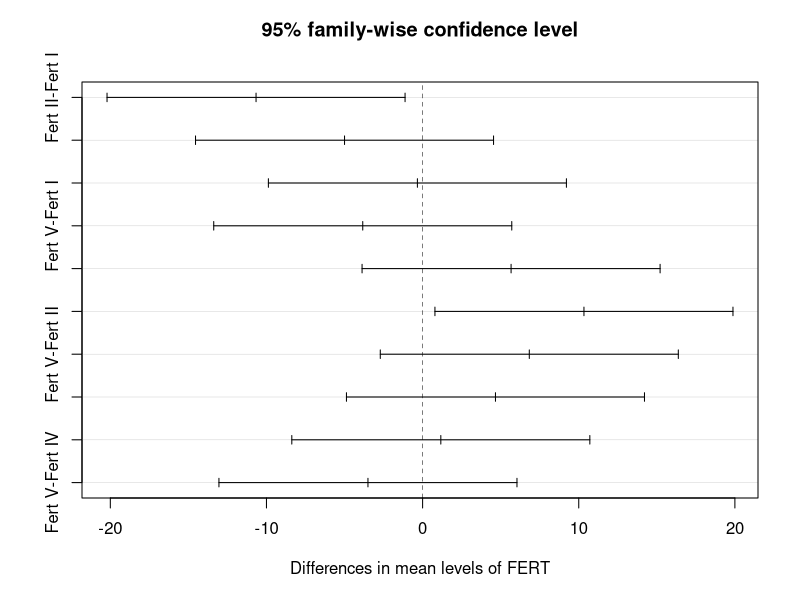
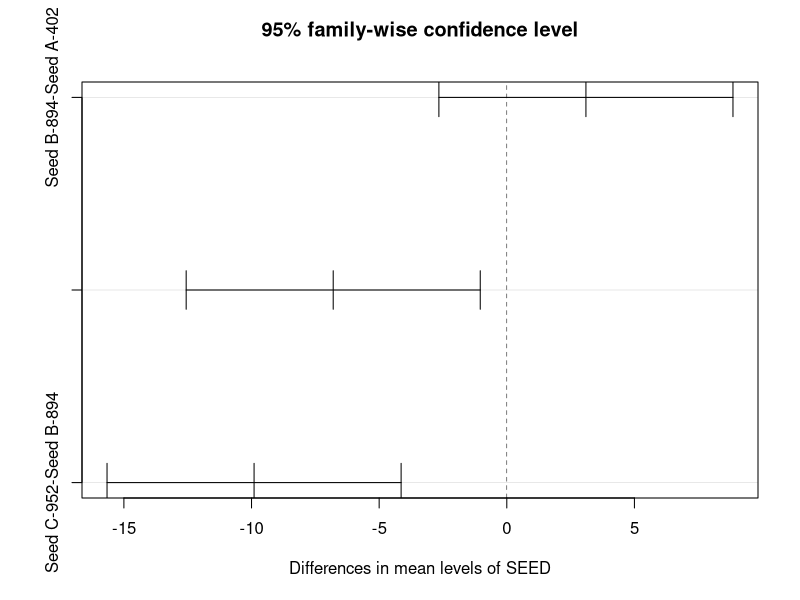
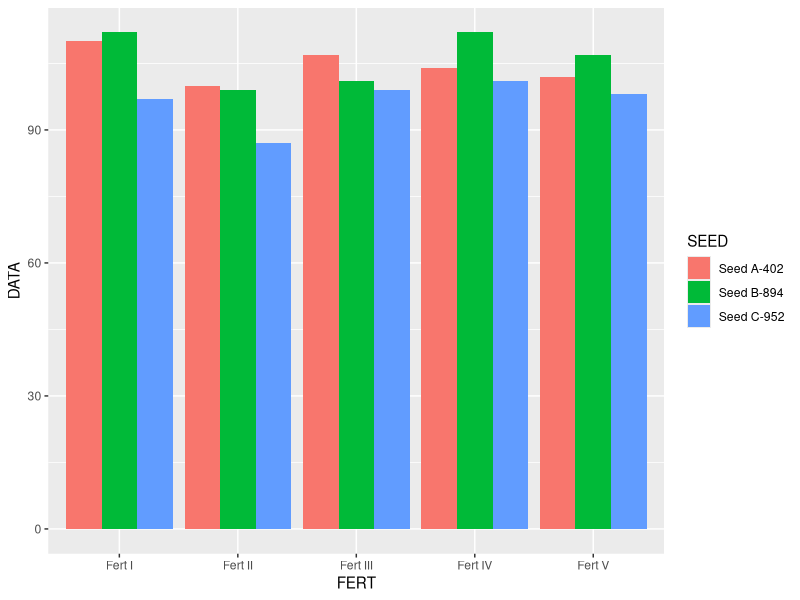
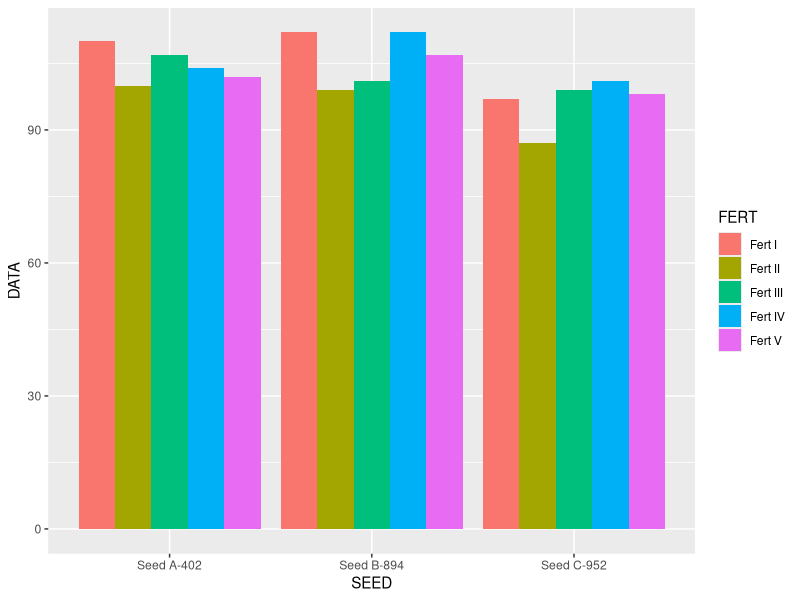
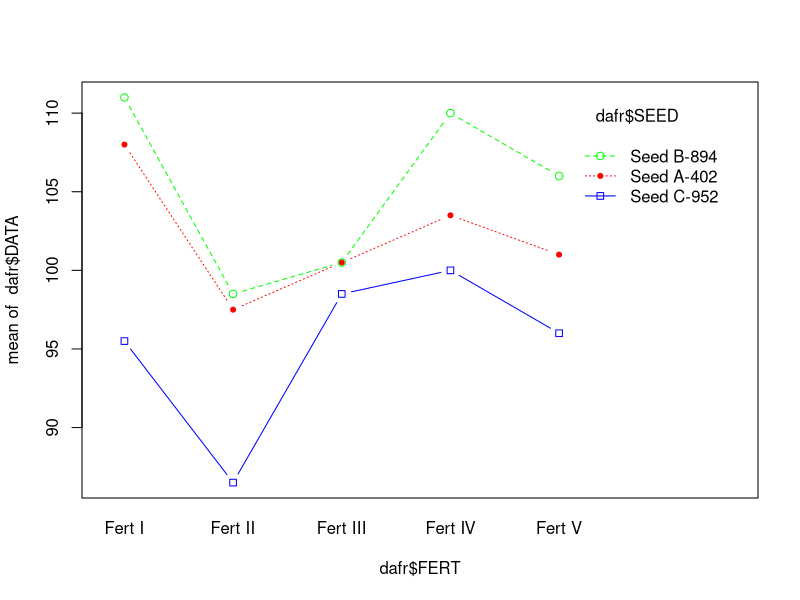
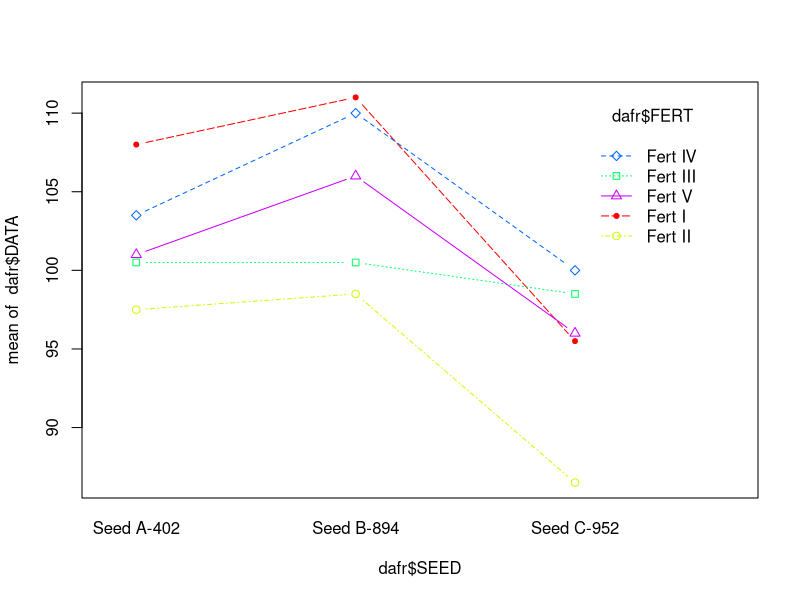
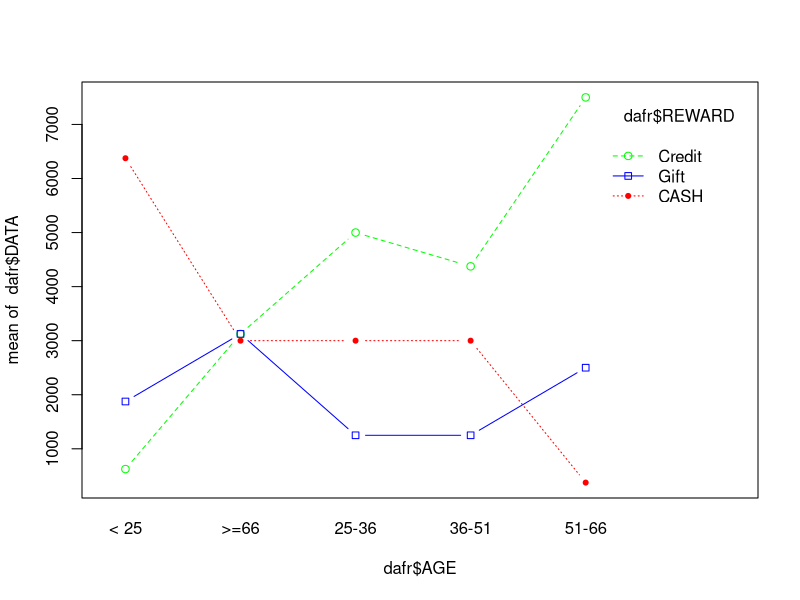
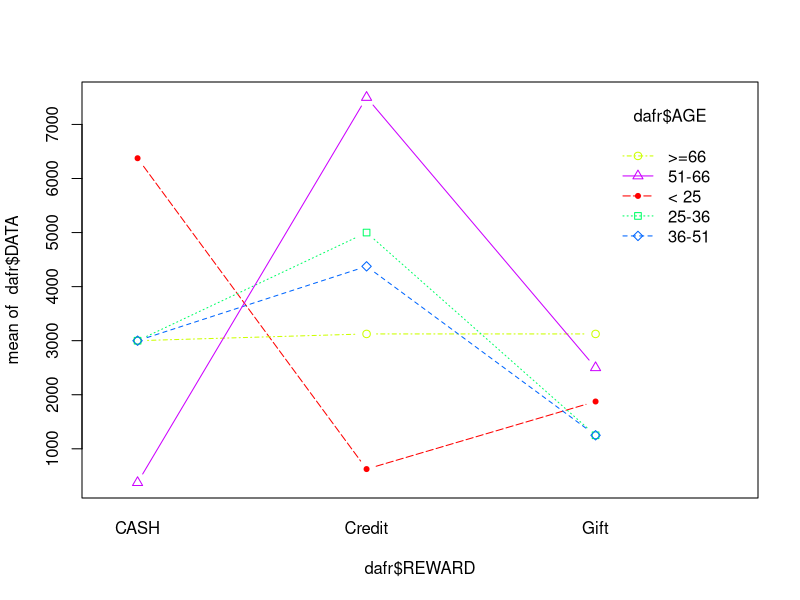

The R source for these figures, in order:


dafr1=data.frame(DATA=c(106,110),SEED=rep("Seed A-402",2),FERT=rep("Fert I",2));
dafr2=data.frame(DATA=c(95,100),SEED=rep("Seed A-402",2),FERT=rep("Fert II",2));
dafr3=data.frame(DATA=c(94,107),SEED=rep("Seed A-402",2),FERT=rep("Fert III",2));
dafr4=data.frame(DATA=c(103,104),SEED=rep("Seed A-402",2),FERT=rep("Fert IV",2));
dafr5=data.frame(DATA=c(100,102),SEED=rep("Seed A-402",2),FERT=rep("Fert V",2));

dafr6=data.frame(DATA=c(110,112),SEED=rep("Seed B-894",2),FERT=rep("Fert I",2));
dafr7=data.frame(DATA=c(98,99),SEED=rep("Seed B-894",2),FERT=rep("Fert II",2));
dafr8=data.frame(DATA=c(100,101),SEED=rep("Seed B-894",2),FERT=rep("Fert III",2));
dafr9=data.frame(DATA=c(108,112),SEED=rep("Seed B-894",2),FERT=rep("Fert IV",2));
dafr10=data.frame(DATA=c(105,107),SEED=rep("Seed B-894",2),FERT=rep("Fert V",2));

dafr11=data.frame(DATA=c(94,97),SEED=rep("Seed C-952",2),FERT=rep("Fert I",2));
dafr12=data.frame(DATA=c(86,87),SEED=rep("Seed C-952",2),FERT=rep("Fert II",2));
dafr13=data.frame(DATA=c(98,99),SEED=rep("Seed C-952",2),FERT=rep("Fert III",2));
dafr14=data.frame(DATA=c(99,101),SEED=rep("Seed C-952",2),FERT=rep("Fert IV",2));
dafr15=data.frame(DATA=c(94,98),SEED=rep("Seed C-952",2),FERT=rep("Fert V",2));


dafr=rbind(dafr1,dafr2,dafr3,dafr4,dafr5,dafr6,dafr7,dafr8,dafr9,dafr10,dafr11,dafr12,dafr13,dafr14,dafr15)
dafr

model=aov(DATA~SEED*FERT,data=dafr)
summary(model)

my.anova=aov(DATA~FERT,data=dafr)
TukeyHSD(my.anova,conf.level = 0.95)
plot(TukeyHSD(my.anova,conf.level = 0.95))

my.anova=aov(DATA~SEED,data=dafr)
TukeyHSD(my.anova,conf.level = 0.95)
plot(TukeyHSD(my.anova,conf.level = 0.95))

library(ggplot2)
ggplot(dafr, aes(fill=SEED, y=DATA, x=FERT))+geom_bar(position="dodge", stat="identity")
ggplot(dafr, aes(fill=FERT, y=DATA, x=SEED))+geom_bar(position="dodge", stat="identity")

xtabs(dafr)
xtabs(dafr)/2


interaction.plot(x.factor = dafr$FERT,trace.factor = dafr$SEED,response = dafr$DATA,type = "b",pch=20:25,col=rainbow(3));

interaction.plot(x.factor = dafr$SEED,trace.factor = dafr$FERT,response = dafr$DATA,type = "b",pch=20:25,col=rainbow(5));




########

dafr1=data.frame(DATA=c(9000,6000,7500,3000),AGE=rep("< 25",4),REWARD=rep("CASH",4));
dafr2=data.frame(DATA=c(0,2500,2500,2500),AGE=rep("< 25",4),REWARD=rep("Gift",4));
dafr3=data.frame(DATA=c(0,0,0,2500),AGE=rep("< 25",4),REWARD=rep("Credit",4));

dafr4=data.frame(DATA=c(1500,0,6000,4500),AGE=rep("25-36",4),REWARD=rep("CASH",4));
dafr5=data.frame(DATA=c(0,0,2500,2500),AGE=rep("25-36",4),REWARD=rep("Gift",4));
dafr6=data.frame(DATA=c(7500,10000,0,2500),AGE=rep("25-36",4),REWARD=rep("Credit",4));

dafr7=data.frame(DATA=c(3000,1500,1500,6000),AGE=rep("36-51",4),REWARD=rep("CASH",4));
dafr8=data.frame(DATA=c(0,0,5000,0),AGE=rep("36-51",4),REWARD=rep("Gift",4));
dafr9=data.frame(DATA=c(5000,7500,2500,2500),AGE=rep("36-51",4),REWARD=rep("Credit",4));

dafr10=data.frame(DATA=c(0,0,1500,0),AGE=rep("51-66",4),REWARD=rep("CASH",4));
dafr11=data.frame(DATA=c(0,2500,2500,5000),AGE=rep("51-66",4),REWARD=rep("Gift",4));
dafr12=data.frame(DATA=c(10000,7500,7500,5000),AGE=rep("51-66",4),REWARD=rep("Credit",4));

dafr13=data.frame(DATA=c(1500,1500,4500,4500),AGE=rep(">=66",4),REWARD=rep("CASH",4));
dafr14=data.frame(DATA=c(2500,5000,2500,2500),AGE=rep(">=66",4),REWARD=rep("Gift",4));
dafr15=data.frame(DATA=c(5000,2500,2500,2500),AGE=rep(">=66",4),REWARD=rep("Credit",4));

dafr=rbind(dafr1,dafr2,dafr3,dafr4,dafr5,dafr6,dafr7,dafr8,dafr9,dafr10,dafr11,dafr12,dafr13,dafr14,dafr15)

dafr

xtabs(dafr)/5

model=aov(DATA~AGE*REWARD,data=dafr)
summary(model)

interaction.plot(x.factor = dafr$AGE,trace.factor = dafr$REWARD,response = dafr$DATA,type = "b",pch=20:25,col=rainbow(3));

interaction.plot(x.factor = dafr$REWARD,trace.factor = dafr$AGE,response = dafr$DATA,type = "b",pch=20:25,col=rainbow(5));



